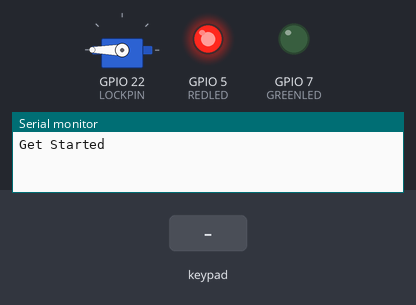
Simulated run of this sketch. Board: ESP32-S3. On the bench: servo, output pins drawn as LEDs (lit = HIGH), the last lines printed to the serial monitor. The test bench sets the inputs (shaded band).

Above: at 1.2 s.
1.3 s: keypad keys 4 2 6 8 pressed 0.4 s apart
At 3.4 s:
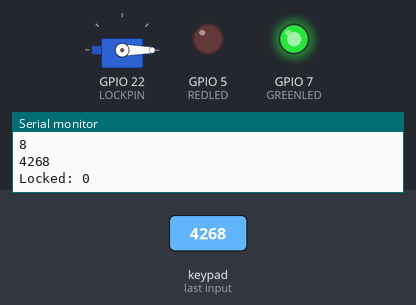
12.4 s: keypad keys 4 2 6 8 * pressed 0.4 s apart
At 14.3 s:
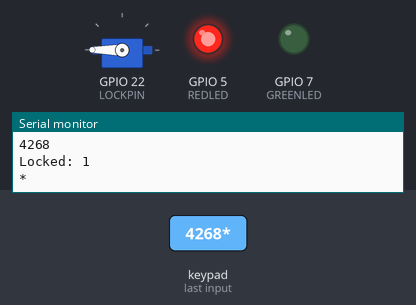
Timing chart, 0 to 15.8 s (numbered marks = the images above; inputs shaded):
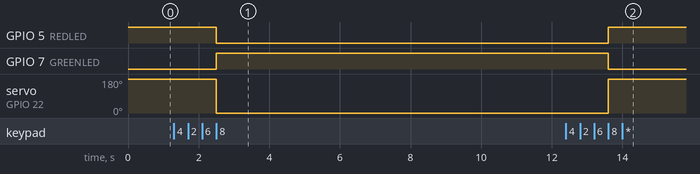

The sketch:

L09_02_Lock.ino
```cpp
/*
 * Project: Servo
 * Description: Learn to use a Servo Motor
 * Author: Brian A Rashap
 * Date: 06-JAN-2021
 */

#include <PWMServo.h>
#include <math.h>
#include <Keypad.h>

// set constants for pins
const int LOCKPIN = 22;
const int REDLED = 5;
const int GREENLED = 7;

// define servo object and variables
PWMServo myServo;

// define keypad object and variables
char key[4] = {'4','2','6','8'};
const byte ROWS = 4;
const byte COLS = 4;
char customKey;
char code[4];

const char hexaKeys[ROWS][COLS] = {
  {'1', '2', '3', 'A'},
  {'4', '5', '6', 'B'},
  {'7', '8', '9', 'C'},
  {'*', '0', '#', 'D'}
};

byte rowPins[ROWS] = {21,20,19,18};
byte colPins[COLS] = {17,16,15,14};

Keypad customKeypad = Keypad(makeKeymap(hexaKeys), rowPins, colPins, ROWS, COLS);

// global variables needed in code
int i;
bool locked;

void setup() {
  Serial.begin(9600);
  //while(!Serial);     // comment out as lock should work without monitor
  myServo.attach(LOCKPIN);

  pinMode(REDLED,OUTPUT);
  pinMode(GREENLED,OUTPUT);

  // Start with lock locked
  locked = true;
  myServo.write(180);
  digitalWrite(REDLED,HIGH);
  digitalWrite(GREENLED,LOW);

  Serial.printf("Get Started\n");
}

void loop() {
  i = 0;

  // enter 4 keys
  while(i<4) {
    customKey = customKeypad.getKey();
    if(customKey) {
      Serial.printf("%c\n",customKey);
      code[i] = customKey;
      i++;
    }
  }

  // validate they correctly stored in array
  for(i=0;i<4;i++) {
    Serial.printf("%c",code[i]);
  }
  Serial.printf("\n");

// check if matched
  if(isMatched(code,key)){
    locked = !locked;
    Serial.printf("Locked: %i\n",locked);
    if(locked) {
      myServo.write(180);
      digitalWrite(REDLED,HIGH);
      digitalWrite(GREENLED,LOW);
    }
    else {
      myServo.write(0);
      digitalWrite(REDLED,LOW);
      digitalWrite(GREENLED,HIGH);
    }
  }
  else {
    Serial.printf("Wrong Code Entered\n");
  }
}

bool isMatched(char enteredCode[4], char secretKey[4]) {
  int i;

  for(i=0;i<4;i++) {
    if(enteredCode[i] != secretKey[i]) {
      return false;
    }
  }
  return true;
}
```

Measured:
- after the input at 1.3 s, GPIO 5 (REDLED): HIGH → LOW after 1.2 s; GPIO 7 (GREENLED): LOW → HIGH after 1.2 s; servo on GPIO 22 (LOCKPIN): 180° → 0° after 1.2 s
- after the input at 12.4 s, GPIO 5 (REDLED): LOW → HIGH after 1.2 s; GPIO 7 (GREENLED): HIGH → LOW after 1.2 s; servo on GPIO 22 (LOCKPIN): 0° → 180° after 1.2 s
